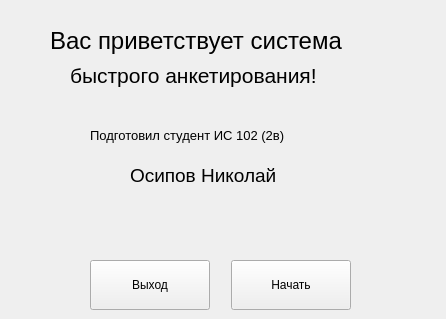
<?xml version="1.0" encoding="UTF-8"?>
<ui version="4.0">
 <class>MainWindow</class>
 <widget class="QMainWindow" name="MainWindow">
  <property name="geometry">
   <rect>
    <x>0</x>
    <y>0</y>
    <width>446</width>
    <height>319</height>
   </rect>
  </property>
  <property name="minimumSize">
   <size>
    <width>446</width>
    <height>319</height>
   </size>
  </property>
  <property name="maximumSize">
   <size>
    <width>446</width>
    <height>319</height>
   </size>
  </property>
  <property name="windowTitle">
   <string>MainWindow</string>
  </property>
  <widget class="QWidget" name="centralwidget">
   <widget class="QPushButton" name="btn_exit">
    <property name="geometry">
     <rect>
      <x>90</x>
      <y>260</y>
      <width>120</width>
      <height>50</height>
     </rect>
    </property>
    <property name="font">
     <font>
      <family>Segoe UI</family>
     </font>
    </property>
    <property name="text">
     <string>Выход</string>
    </property>
   </widget>
   <widget class="QLabel" name="label_welcome_1">
    <property name="geometry">
     <rect>
      <x>50</x>
      <y>20</y>
      <width>361</width>
      <height>41</height>
     </rect>
    </property>
    <property name="font">
     <font>
      <family>Segoe UI</family>
      <pointsize>18</pointsize>
     </font>
    </property>
    <property name="text">
     <string>Вас приветствует система</string>
    </property>
   </widget>
   <widget class="QPushButton" name="btn_begin">
    <property name="geometry">
     <rect>
      <x>231</x>
      <y>260</y>
      <width>120</width>
      <height>50</height>
     </rect>
    </property>
    <property name="font">
     <font>
      <family>Segoe UI</family>
     </font>
    </property>
    <property name="text">
     <string>Начать</string>
    </property>
   </widget>
   <widget class="QLabel" name="label_subject">
    <property name="geometry">
     <rect>
      <x>90</x>
      <y>110</y>
      <width>291</width>
      <height>51</height>
     </rect>
    </property>
    <property name="font">
     <font>
      <family>Segoe UI</family>
      <pointsize>10</pointsize>
     </font>
    </property>
    <property name="text">
     <string>Подготовил студент ИС 102 (2в) </string>
    </property>
   </widget>
   <widget class="QLabel" name="label_welcome_2">
    <property name="geometry">
     <rect>
      <x>70</x>
      <y>60</y>
      <width>311</width>
      <height>31</height>
     </rect>
    </property>
    <property name="font">
     <font>
      <family>Segoe UI</family>
      <pointsize>16</pointsize>
     </font>
    </property>
    <property name="text">
     <string>быстрого анкетирования!</string>
    </property>
   </widget>
   <widget class="QLabel" name="label_subject_2">
    <property name="geometry">
     <rect>
      <x>130</x>
      <y>150</y>
      <width>291</width>
      <height>51</height>
     </rect>
    </property>
    <property name="font">
     <font>
      <family>Segoe UI</family>
      <pointsize>14</pointsize>
     </font>
    </property>
    <property name="text">
     <string>Осипов Николай</string>
    </property>
   </widget>
  </widget>
 </widget>
 <resources/>
 <connections/>
</ui>
